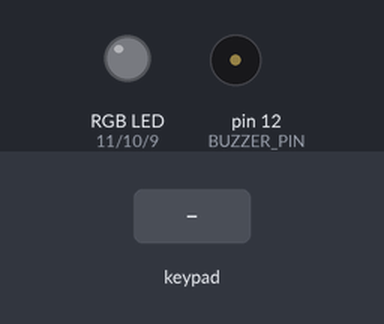
Simulated run of this sketch. Board: Arduino Uno, built with avr-gcc and run on an emulated ATmega328P. On the bench: an RGB LED mixed from three pins (HIGH = lit), buzzer (waves = sounding). The inputs (shaded band) are chosen by the test bench. Dim RGB values are drawn brighter than linear; EEPROM starts erased; what the sketch prints to the serial monitor is not drawn.

Above: at 0.8 s.
0.9 s: keypad keys 5 4 3 2 pressed 0.4 s apart
At 3.1 s:
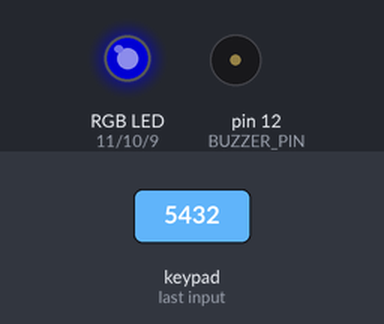
4.0 s: key '#' pressed
5.5 s: keypad keys 5 4 3 2 # pressed 0.4 s apart
At 9.0 s:
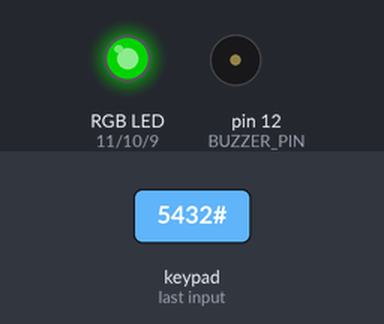
9.3 s: keypad keys 6 7 8 1 3 # pressed 0.4 s apart
At 12.8 s:
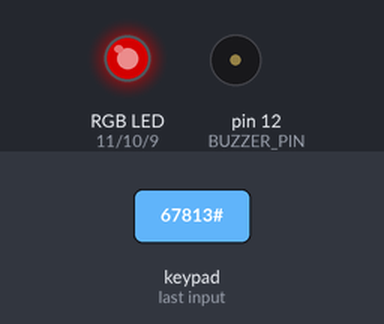
13.5 s: key '1' pressed
At 13.6 s:
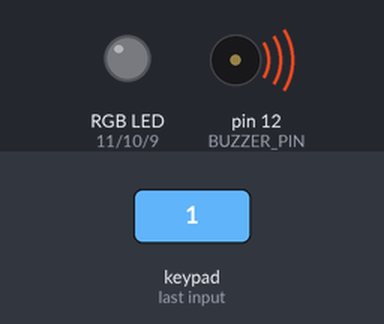
Timing chart, 0 to 16.2 s (numbered marks = the images above; inputs shaded):
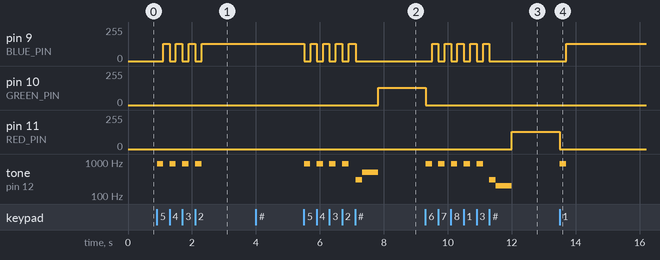

Measured:
- after the input at 0.9 s, pin 9 (BLUE_PIN): alternates 128/255 for 0.20 s and 0/255 for 0.20 s, 7 changes in all, then stays 128/255, starting after 0.21 s; tone on pin 12 (BUZZER_PIN): alternates 880 Hz for 0.20 s and silent for 0.20 s, 8 changes in all, then stays silent, starting at once
- after the input at 4.0 s, every drawn part: stays the same
- after the input at 5.5 s, pin 9 (BLUE_PIN): alternates 128/255 for 0.20 s and 0/255 for 0.20 s, 9 changes in all, then stays 0/255, starting at once; pin 10 (GREEN_PIN): 0/255 → 128/255 after 2.3 s
- after the input at 9.3 s, pin 9 (BLUE_PIN): alternates 128/255 for 0.20 s and 0/255 for 0.20 s, 10 changes in all, then stays 0/255, starting after 0.21 s; pin 10 (GREEN_PIN): 128/255 → 0/255 at once
- after the input at 13.5 s, pin 9 (BLUE_PIN): 0/255 → 128/255 after 0.20 s; pin 11 (RED_PIN): 128/255 → 0/255 at once; tone on pin 12 (BUZZER_PIN): silent → 880 Hz at once, → silent 0.20 s later

The sketch:

Day_15_V3_Persistent_PIN_sketch_nov5a.ino
```cpp
/*
 *
 *  Persistent PIN with EEPROM
 *
 */
#include "Arduino.h"
#include <Keypad.h>
#include <EEPROM.h>  // Include EEPROM library

// Constants for the minimum and maximum PIN length
const int minPinLength = 4;
const int maxPinLength = 8;
const int maxAttempts = 5;
const int eepromStartAddress = 0;  // Starting address in EEPROM for PIN storage

char currentPIN[maxPinLength + 1];  // Stores the active PIN
int attemptCount = 0;               // Track number of attempts
bool isLocked = true;               // Track lock state

const char BUTTONS[4][4] = {
  { '1', '2', '3', 'A' },
  { '4', '5', '6', 'B' },
  { '7', '8', '9', 'C' },
  { '*', '0', '#', 'D' }
};
const byte ROW_PINS[4] = { 5, 4, 3, 2 };
const byte COL_PINS[4] = { 6, 7, 8, 13 };

Keypad heroKeypad = Keypad(makeKeymap(BUTTONS), ROW_PINS, COL_PINS, 4, 4);

const byte BUZZER_PIN = 12;
const byte RED_PIN = 11;
const byte GREEN_PIN = 10;
const byte BLUE_PIN = 9;

void setup() {
  pinMode(RED_PIN, OUTPUT);
  pinMode(GREEN_PIN, OUTPUT);
  pinMode(BLUE_PIN, OUTPUT);

  Serial.begin(9600);

  // Load the PIN from EEPROM
  if (loadPINFromEEPROM()) {
    Serial.println("Stored PIN loaded successfully.");
    isLocked = true;
    displayColor(128, 0, 0);  // Red LED indicates locked state
  } else {
    Serial.println("No PIN found in memory. Set a new PIN (4-8 characters). End with #:");
    setupNewPIN();  // Prompt to set new PIN if no valid PIN is in EEPROM
  }
}

void loop() {
  if (isLocked) {
    Serial.println("System is locked. Enter PIN to unlock:");
    if (validatePIN()) {
      isLocked = false;
      Serial.println("System Unlocked! Options: '#' to lock, '*' to change PIN, any other key to work.");
      displayColor(0, 128, 0);  // Green LED indicates unlocked state
    } else {
      attemptCount++;
      if (attemptCount >= maxAttempts) {
        Serial.println("Too many failed attempts. Access locked permanently.");
        while (true); // Lock indefinitely
      }
    }
  } else {
    char button_character = heroKeypad.getKey();
    if (button_character) {
      if (button_character == '#') {  // Lock the system
        isLocked = true;
        Serial.println("System locked. Enter PIN to unlock.");
        displayColor(128, 0, 0);  // Red LED for locked state
      } else if (button_character == '*') {  // Change PIN
        Serial.println("Enter current PIN to change it:");
        if (validatePIN()) {
          Serial.println("PIN accepted. Setting up new PIN.");
          displayColor(128, 80, 0);  // Yellow LED while changing PIN
          setupNewPIN();
          Serial.println("New PIN set successfully. System unlocked.");
          displayColor(0, 128, 0);  // Green LED for unlocked state
        } else {
          Serial.println("Incorrect PIN. Returning to unlocked mode.");
          displayColor(0, 128, 0);  // Keep green LED for unlocked state
        }
      } else {  // Any other character to "work"
        Serial.print("Working... You pressed: ");
        Serial.println(button_character);
        giveInputFeedback();  // Short beep and blue LED for each work action
        displayColor(0, 128, 0);  // Maintain green LED for unlocked state
      }
    }
  }
}

// Set up a new PIN with verification
void setupNewPIN() {
  char tempPIN[maxPinLength + 1];

  Serial.println("Enter new PIN:");
  if (getPINInput(tempPIN)) {
    Serial.println("Re-enter new PIN for verification:");
    char verifyPIN[maxPinLength + 1];
    if (getPINInput(verifyPIN) && strcmp(tempPIN, verifyPIN) == 0) {
      strcpy(currentPIN, tempPIN);
      savePINToEEPROM();  // Save the new PIN to EEPROM
      Serial.println("New PIN set successfully!");
      giveSuccessFeedback();
    } else {
      Serial.println("PINs did not match. Restarting setup.");
      setupNewPIN();
    }
  }
}

// Save the current PIN to EEPROM
void savePINToEEPROM() {
  int length = strlen(currentPIN);
  EEPROM.write(eepromStartAddress, length);  // Store the length of the PIN
  for (int i = 0; i < length; i++) {
    EEPROM.write(eepromStartAddress + 1 + i, currentPIN[i]);
  }
}

// Load the PIN from EEPROM
bool loadPINFromEEPROM() {
  int length = EEPROM.read(eepromStartAddress);  // Read the PIN length
  if (length < minPinLength || length > maxPinLength) {
    return false;  // No valid PIN stored
  }
  for (int i = 0; i < length; i++) {
    currentPIN[i] = EEPROM.read(eepromStartAddress + 1 + i);
  }
  currentPIN[length] = '\0';  // Null-terminate the PIN
  return true;
}

// Get PIN input with "#" to end entry
bool getPINInput(char* pinBuffer) {
  int charIndex = 0;
  while (true) {
    char key = heroKeypad.getKey();
    if (key) {
      if (key == '#') {
        pinBuffer[charIndex] = '\0';
        if (charIndex >= minPinLength && charIndex <= maxPinLength) {
          return true;
        } else {
          Serial.println("Invalid PIN length. Try again.");
          return false;
        }
      }
      if (charIndex < maxPinLength) {
        pinBuffer[charIndex] = key;
        Serial.print("*");
        charIndex++;
      }
      giveInputFeedback();
    }
  }
}

bool validatePIN() {
  char enteredPIN[maxPinLength + 1];
  if (getPINInput(enteredPIN)) {
    if (strcmp(enteredPIN, currentPIN) == 0) {
      giveSuccessFeedback();
      return true;
    }
  }
  giveErrorFeedback();
  return false;
}

void displayColor(byte red_intensity, byte green_intensity, byte blue_intensity) {
  analogWrite(RED_PIN, red_intensity);
  analogWrite(GREEN_PIN, green_intensity);
  analogWrite(BLUE_PIN, blue_intensity);
}

void giveInputFeedback() {
  displayColor(0, 0, 0);
  tone(BUZZER_PIN, 880, 200);
  delay(200);
  displayColor(0, 0, 128);
}

void giveSuccessFeedback() {
  displayColor(0, 0, 0);
  tone(BUZZER_PIN, 300, 200);
  delay(200);
  tone(BUZZER_PIN, 500, 500);
  delay(500);
  displayColor(0, 128, 0);
}

void giveErrorFeedback() {
  displayColor(0, 0, 0);
  tone(BUZZER_PIN, 300, 200);
  delay(200);
  tone(BUZZER_PIN, 200, 500);
  delay(500);
  displayColor(128, 0, 0);
}
```
